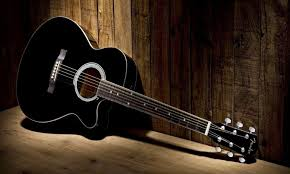
#> input picture Guitar.jpg, 290 x 174 px
$ python 'Image processing 3.py'
#> lines starting #> are read from the running program, lines starting #| are printed output that depends on the picture
import cv2
import numpy as np


img= cv2.imread('Guitar.jpg',cv2.IMREAD_COLOR)
#> img is the input picture: shape (174, 290, 3); mean B, G, R 26.8, 38.2, 52.7
cv2.line(img, (0,0),(150,150), (255,255,255),1 )
##CV2 uses BGR not RGB

cv2.rectangle(img,(15,15),(200,150), (0,255,0),5)
cv2.circle(img,(100,100),50,(0,0,255),-1)
##negative fills the structure with color

pts = np.array([[10,5],[20,30],[70,20],[50,10]],np.int32)
##pts = pts.reshape((-1,1,2))
## OpenCV documentation had this code,
##which reshapes the array to a 1 x 2.

cv2.polylines(img,[pts], True,(255,0,0),1)
## True connects last two points

##For text on screen
font = cv2.FONT_HERSHEY_SIMPLEX
cv2.putText(img,'Text to display',(0,130), font , 1 ,(0,255,255),1 , cv2.LINE_AA)
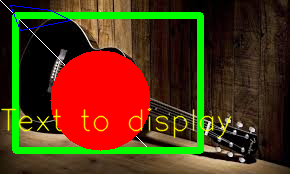
#> img: shape (174, 290, 3); mean B, G, R 20.3, 53.8, 82.5

cv2.imshow('Image', img)
cv2.waitKey(0)
cv2.destroyAllWindows()

$ run again, with bookpage.jpg copied over Guitar.jpg
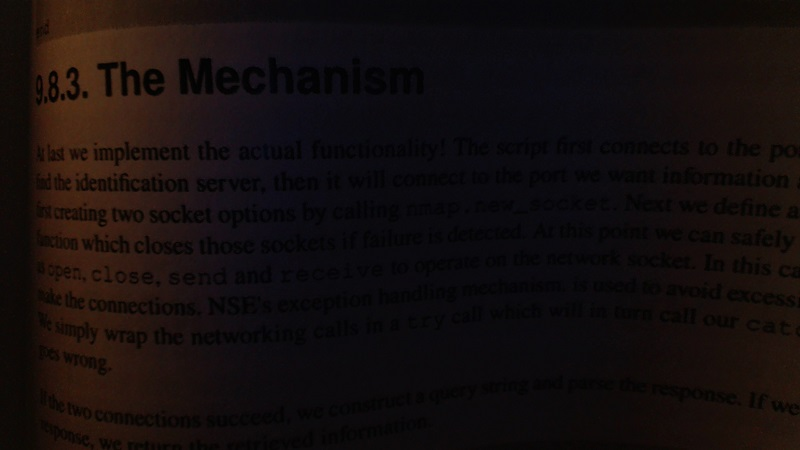
#> input picture bookpage.jpg, 800 x 450 px
#> img is the input picture: shape (450, 800, 3); mean B, G, R 13.4, 13.6, 20.3
#> `cv2.putText(img,'Text to display',(0,130), font , 1 ,(0,255,255),1 , c..`:
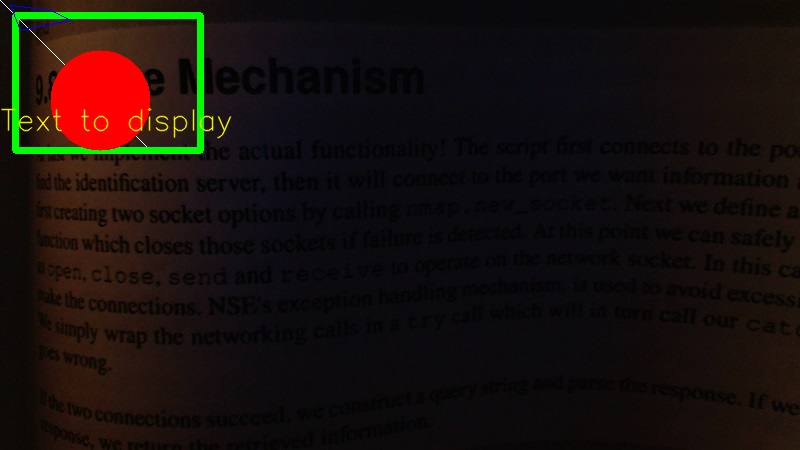
#> img: shape (450, 800, 3); mean B, G, R 12.9, 16.1, 24.4

$ run again, with image1.jpg copied over Guitar.jpg
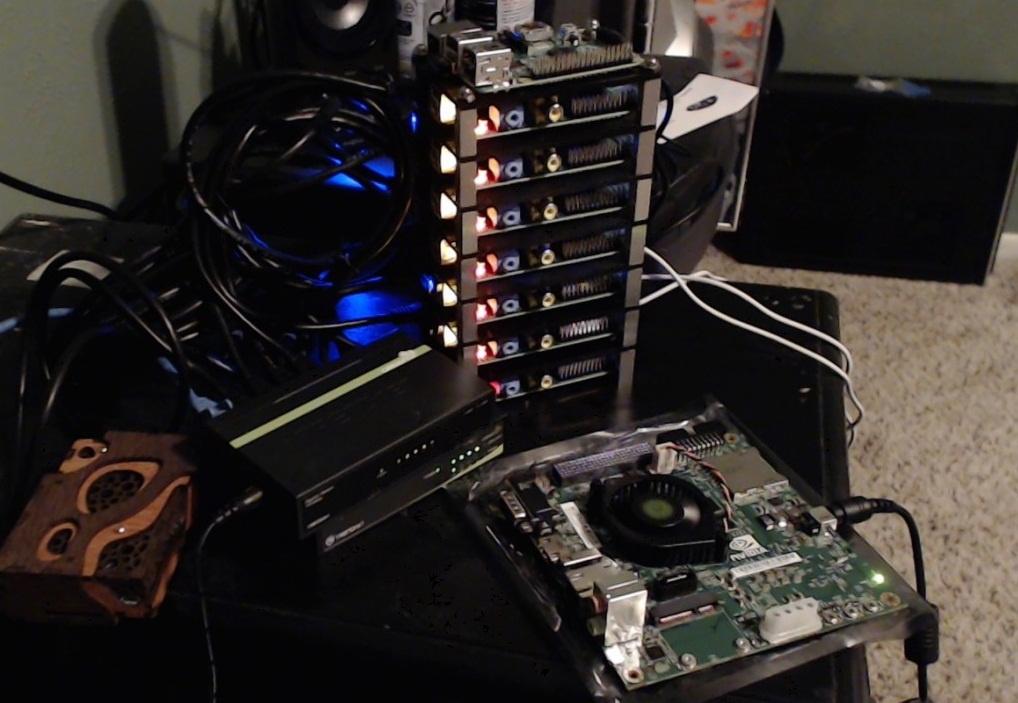
#> input picture image1.jpg, 1018 x 703 px
#> img is the input picture: shape (703, 1018, 3); mean B, G, R 40.7, 43.2, 48.1
#> `cv2.putText(img,'Text to display',(0,130), font , 1 ,(0,255,255),1 , c..`:
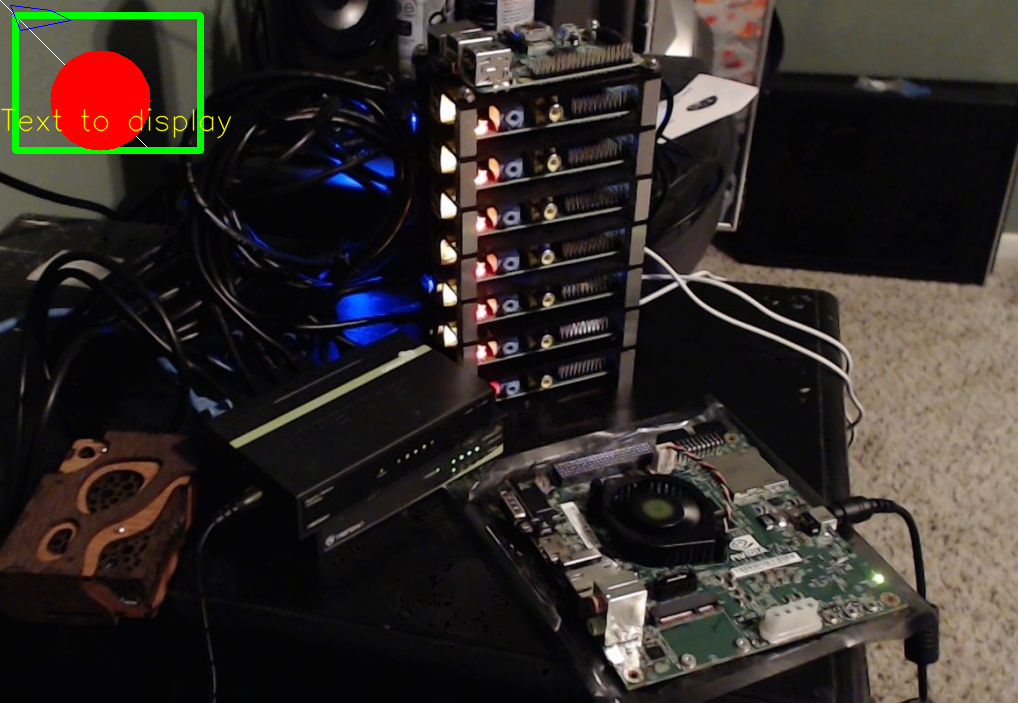
#> img: shape (703, 1018, 3); mean B, G, R 39.8, 43.8, 49.9
